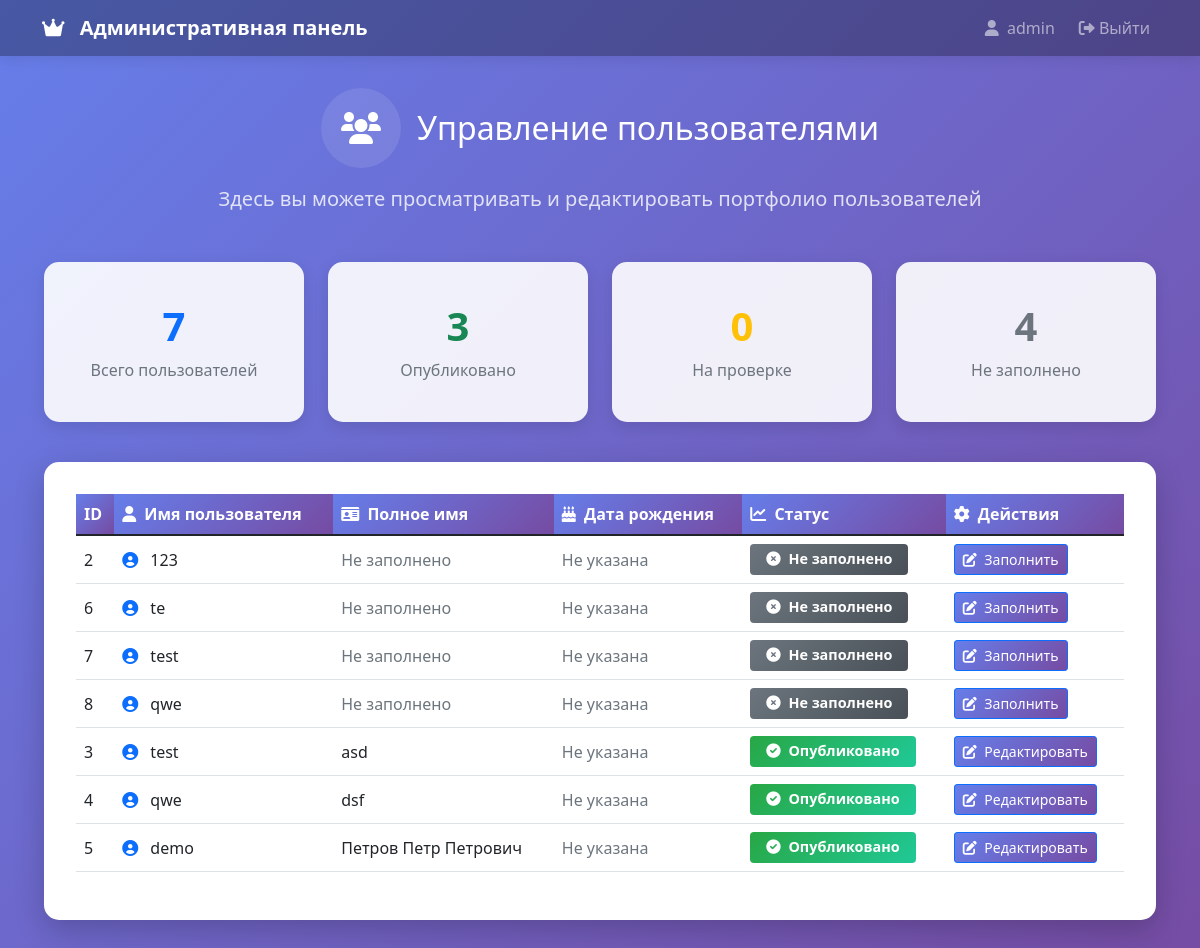
Page /admin (signed in) on the earlier database version.
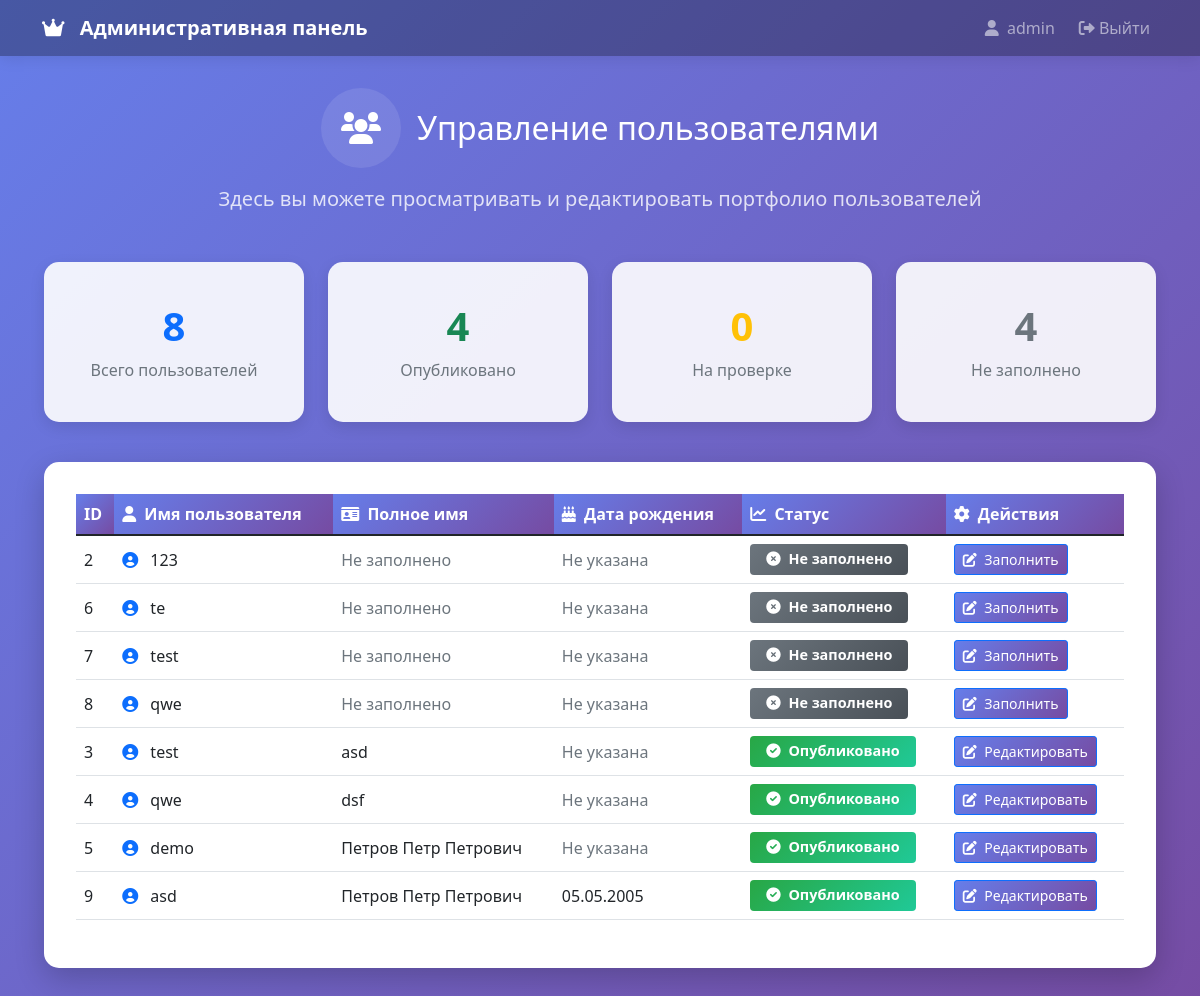
Same page on the later database version.
### tables this page shows
CREATE TABLE users (
    id INTEGER PRIMARY KEY,
    username TEXT NOT NULL,
    password TEXT NOT NULL
    );

CREATE TABLE user_profiles (
        id INTEGER PRIMARY KEY AUTOINCREMENT,
        user_id INTEGER,
        full_name TEXT,
        email TEXT,
        phone TEXT,
        bio TEXT,
        skills TEXT,
        experience TEXT,
        education TEXT,
        is_completed BOOLEAN DEFAULT FALSE, birth_date TEXT,
        FOREIGN KEY (user_id) REFERENCES users (id)
    );

### main.py (the view)
@app.route('/admin')
def admin():
    if 'username' not in session:
        return redirect('/login')
    if session['username'] != 'admin':
        return redirect('/user')
    try:
        connection = get_db_connection()
        users = connection.execute('''
            SELECT u.id, u.username, up.full_name, up.birth_date, up.is_completed
            FROM users u
            LEFT JOIN user_profiles up ON u.id = up.user_id
            WHERE u.username != 'admin'
            ORDER BY up.is_completed, u.id
        ''').fetchall()
        connection.close()
    except Exception as e:
        print(f"Ошибка получения пользователей: {e}")
        users = []
    return render_template('admin.html', users=users, username=session['username'])

### main.py (called while the page is built)
def get_db_connection():
    conn = sqlite3.connect('users.db')
    conn.row_factory = sqlite3.Row
    return conn

### templates/admin.html (shortened to what this page needs)
<!DOCTYPE html>
<html lang="ru">
<head>
    <link href="{{ url_for('static', filename='css/style.css') }}" rel="stylesheet">
    <link href="https://cdn.jsdelivr.net/npm/bootstrap@5.1.3/dist/css/bootstrap.min.css" rel="stylesheet">
    <link rel="stylesheet" href="https://cdnjs.cloudflare.com/ajax/libs/font-awesome/6.0.0/css/all.min.css">
</head>
<body class="admin-dashboard">
    <nav class="navbar navbar-expand-lg navbar-dark" style="background: rgba(0, 0, 0, 0.3);">
        <div class="container">
            <a class="navbar-brand" href="/admin">
                <i class="fas fa-crown"></i>
                <span>Административная панель</span>
            </a>
            <div class="navbar-nav ms-auto">
                <span class="navbar-text me-3">
                    <i class="fas fa-user me-1"></i> {{ username }}
                </span>
                <a class="nav-link" href="/logout">
                    <i class="fas fa-sign-out-alt"></i> Выйти
                </a>
            </div>
        </div>
    </nav>
    <div class="admin-content">
        <div class="admin-header fade-in">
            <div class="d-flex align-items-center justify-content-center mb-3 flex-column flex-md-row">
                <div class="icon-circle">
                    <i class="fas fa-users"></i>
                </div>
                <h1 class="h2 mb-0 ms-0 ms-md-3 mt-3 mt-md-0">Управление пользователями</h1>
            </div>
            <p class="lead" style="color: rgba(255, 255, 255, 0.8);">
                Здесь вы можете просматривать и редактировать портфолио пользователей
            </p>
        </div>
        <div class="container">
            <div class="row mb-4">
                <div class="col-md-3 col-6 mb-3">
                    <div class="stats-card h-100">
                        <div class="card-body">
                            <div class="text-primary display-6 fw-bold mb-2">{{ users|length }}</div>
                            <p class="text-muted mb-0">Всего пользователей</p>
                        </div>
                    </div>
                </div>
                <div class="col-md-3 col-6 mb-3">
                    <div class="stats-card h-100">
                        <div class="card-body">
                            {% set completed = users|selectattr('is_completed')|list|length %}
                            <div class="display-6 fw-bold mb-2 text-success">{{ completed }}</div>
                            <p class="text-muted mb-0">Опубликовано</p>
                        </div>
                    </div>
                </div>
                <div class="col-md-3 col-6 mb-3">
                    <div class="stats-card h-100">
                        <div class="card-body">
                            {% set pending = users|selectattr('full_name')|rejectattr('is_completed')|list|length %}
                            <div class="display-6 fw-bold mb-2 text-warning">{{ pending }}</div>
                            <p class="text-muted mb-0">На проверке</p>
                        </div>
                    </div>
                </div>
                <div class="col-md-3 col-6 mb-3">
                    <div class="stats-card h-100">
                        <div class="card-body">
                            {% set empty = users|rejectattr('full_name')|list|length %}
                            <div class="display-6 fw-bold mb-2 text-secondary">{{ empty }}</div>
                            <p class="text-muted mb-0">Не заполнено</p>
                        </div>
                    </div>
                </div>
            </div>
            <div class="row mb-4">
                <div class="col-12">
                    <div class="table-container fade-in">
                        <div class="table-responsive">
                            <table class="table table-hover">
                                <thead>
                                    <tr>
                                        <th>ID</th>
                                        <th><i class="fas fa-user me-1"></i> Имя пользователя</th>
                                        <th><i class="fas fa-id-card me-1"></i> Полное имя</th>
                                        <th><i class="fas fa-birthday-cake me-1"></i> Дата рождения</th>
                                        <th><i class="fas fa-chart-line me-1"></i> Статус</th>
                                        <th><i class="fas fa-cog me-1"></i> Действия</th>
                                    </tr>
                                </thead>
                                <tbody>
                                    {% for user in users %}
                                    <tr class="fade-in">
                                        <td>{{ user.id }}</td>
                                        <td>
                                            <i class="fas fa-user-circle me-2 text-primary"></i>
                                            {{ user.username }}
                                        </td>
                                        <td>
                                            {% if user.full_name %}
                                                {{ user.full_name }}
                                            {% else %}
                                                <span class="text-muted">Не заполнено</span>
                                            {% endif %}
                                        </td>
                                        <td>
                                            {% if user.birth_date %}
                                                {% set birth_date = user.birth_date.split('-') %}
                                                {{ birth_date[2] }}.{{ birth_date[1] }}.{{ birth_date[0] }}
                                            {% else %}
                                                <span class="text-muted">Не указана</span>
                                            {% endif %}
                                        </td>
                                        <td>
                                            {% if user.is_completed %}
                                                <span class="badge badge-success">
                                                    <i class="fas fa-check-circle me-1"></i> Опубликовано
                                                </span>
                                            {% elif user.full_name %}
                                                <span class="badge badge-warning">
                                                    <i class="fas fa-clock me-1"></i> На проверке
                                                </span>
                                            {% else %}
                                                <span class="badge badge-secondary">
                                                    <i class="fas fa-times-circle me-1"></i> Не заполнено
                                                </span>
                                            {% endif %}
                                        </td>
                                        <td>
                                            <a href="/admin/edit_user/{{ user.id }}" class="btn btn-primary btn-sm">
                                                <i class="fas fa-edit me-1"></i>
                                                {% if user.full_name %}Редактировать{% else %}Заполнить{% endif %}
                                            </a>
                                        </td>
                                    </tr>
                                    {% endfor %}
                                </tbody>
                            </table>
                        </div>
                    </div>
                </div>
            </div>
        </div>
    </div>
</body>
</html>

### static/css/style.css (style rules this page uses)
:root { --primary: #4361ee; --secondary: #3a0ca3; --success: #4cc9f0; --warning: #f72585; --danger: #ff0054; --light: #f8f9fa; --dark: #212529; --gradient-primary: linear-gradient(135deg, #667eea 0%, #764ba2 100%); --gradient-success: linear-gradient(135deg, #28a745 0%, #20c997 100%); --gradient-warning: linear-gradient(135deg, #ffc107 0%, #fd7e14 100%); }
* { margin: 0; padding: 0; box-sizing: border-box; }
body { font-family: 'Segoe UI', Tahoma, Geneva, Verdana, sans-serif; line-height: 1.6; color: var(--dark); }
.navbar { background: var(--gradient-primary); box-shadow: 0 2px 15px rgba(0, 0, 0, 0.1); }
.navbar-brand { font-weight: 600; font-size: 1.2rem; }
.navbar-brand i { margin-right: 10px; }
.icon-circle { width: 60px; height: 60px; background: var(--gradient-primary); border-radius: 50%; display: flex; align-items: center; justify-content: center; color: white; font-size: 1.5rem; }
.btn { border-radius: 50px; padding: 12px 30px; font-weight: 600; transition: all 0.3s ease; border: none; }
.btn-primary { background: var(--gradient-primary); }
.fade-in { opacity: 0; transform: translateY(20px); animation: slideUp 0.6s ease-out forwards; }

### templates/admin.html (style rules this page uses)
.admin-dashboard { background: linear-gradient(135deg, #667eea 0%, #764ba2 100%); min-height: 100vh; }
.admin-content { padding: 2rem; color: white; }
.admin-header { text-align: center; margin-bottom: 3rem; animation: fadeIn 0.8s ease-in; }
.icon-circle { width: 80px; height: 80px; background: rgba(255, 255, 255, 0.1); border-radius: 50%; display: flex; align-items: center; justify-content: center; font-size: 2rem; }
.table-container { background: white; border-radius: 15px; padding: 2rem; box-shadow: 0 10px 30px rgba(0, 0, 0, 0.2); margin-bottom: 2rem; animation: slideUp 0.6s ease-out; }
.table th { background: linear-gradient(135deg, #667eea 0%, #764ba2 100%); color: white; border: none; }
.table td { vertical-align: middle; }
.badge { padding: 0.5rem 1rem; font-size: 0.9rem; }
.badge-success { background: linear-gradient(135deg, #28a745 0%, #20c997 100%); }
.badge-secondary { background: linear-gradient(135deg, #6c757d 0%, #495057 100%); }
.stats-card { background: rgba(255, 255, 255, 0.9); border-radius: 15px; padding: 1.5rem; text-align: center; transition: transform 0.3s ease; box-shadow: 0 5px 15px rgba(0, 0, 0, 0.1); }

Differences in the rows shown:
added user_profiles: id "9", username "asd", full_name "Петров Петр Петрович", birth_date "05", birth_date "2005", is_completed True (drawn), shows "Редактировать"
Other differences:
{{ users|length }}: "7" → "8"
{{ completed }}: "3" → "4"
